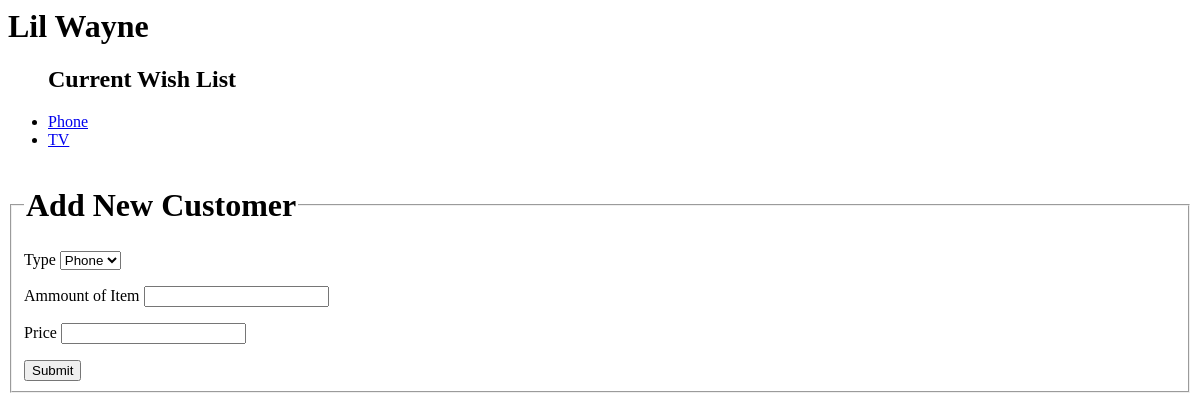
The app's page /WebStore/customers/1/, older data.
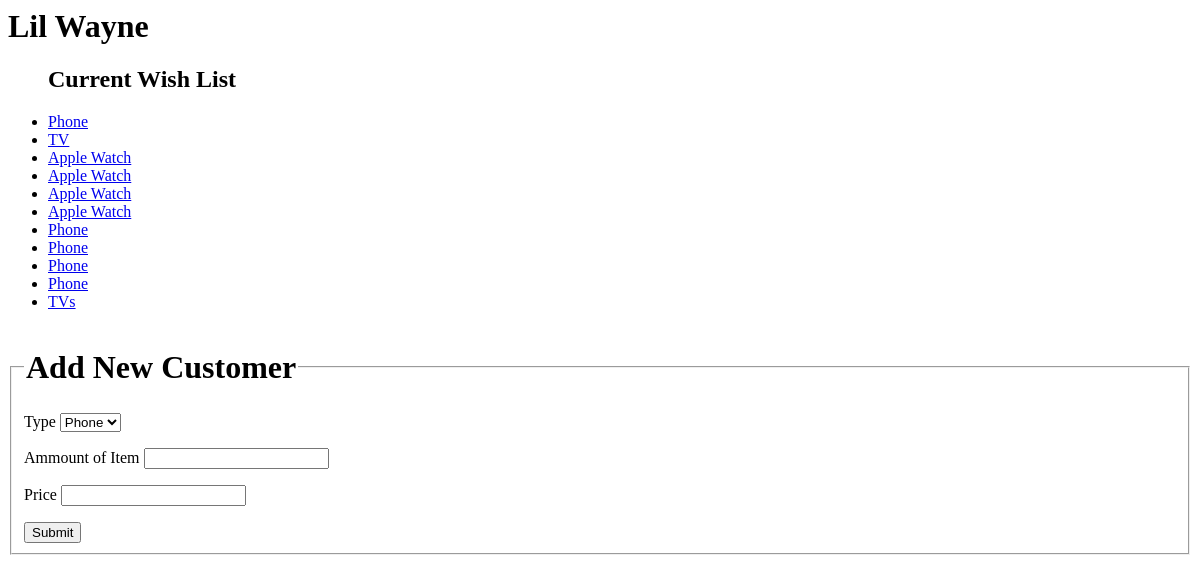
The same page, newer data.
### WebStore/models.py (models this page shows)
class CustomerWishList(models.Model):
    CustomerID = models.ForeignKey(Customers, on_delete=models.CASCADE)
    Type = models.CharField(max_length=200)
    AmmountOfItem = models.IntegerField(default=1)
    Price = models.DecimalField(decimal_places=2, max_digits=9)

### WebStore/views.py (the view)
# urls.py: path('customers/<int:CustomerID>/', views.detail, name='detail'),
def detail(request, CustomerID):
    customers = get_object_or_404(Customers, pk=CustomerID)
    return render(request, 'WebStore/detail.html', {'customers':customers})

### WebStore/templates/WebStore/detail.html (shortened to what this page needs)
<h1>{{ customers.CustomerName }}</h1>
<ul>
    <h2>Current Wish List</h2>
    {% for CustomerWishList in customers.customerwishlist_set.all %}
    <li><a href="{% url 'WebStore:WishDetails' CustomerWishList.id  %}"> {{ CustomerWishList.Type }} </a> </li>
    {% endfor %}
</ul>
<form action="{% url 'WebStore:NewWishList' customers.CustomerID %}" method="post">
    <fieldset>
        <legend>
            <h1>Add New Customer </h1>
        </legend>
        <label for="Type"> Type</label> <select name="Type">
            <option value="Phone"> Phone </option>
        </select>
        <p>Ammount of Item <input type="number" name="AmmountOfItem"> </p>
        <p>Price <input type="number" name="Price"> </p>
        <input type="submit" value="Submit">
</form>

Row changes from the older to the newer data that the page shows:
added CustomerWishList: Type "Apple Watch"
added CustomerWishList: Type "Apple Watch"
added CustomerWishList: Type "Apple Watch"
added CustomerWishList: Type "Apple Watch"
added CustomerWishList: Type "Phone"
added CustomerWishList: Type "Phone"
added CustomerWishList: Type "Phone"
added CustomerWishList: Type "Phone"
added CustomerWishList: Type "TVs"
